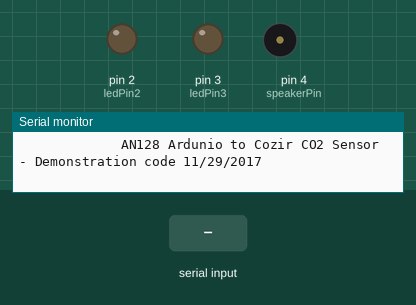
This sketch was run on a simulated Arduino Uno, built with avr-gcc and run on an emulated ATmega328P. Shown: output pins drawn as LEDs (lit = HIGH), buzzer (waves = sounding, pin HIGH), the last lines printed to the serial monitor. The inputs (shaded band) are chosen by the test bench.

Above: at 1.2 s.
1.3 s: "K 0\n" received over the second serial link
At 2.8 s:
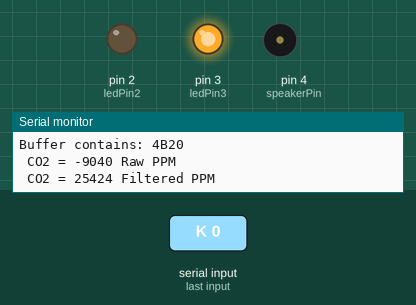
Timing chart, 0 to 4.3 s (numbered marks = the images above; inputs shaded):
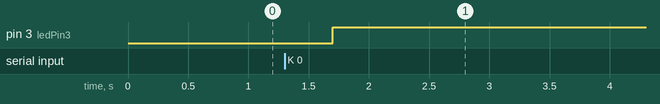

The sketch:

New_CO2_Alarm.ino
```cpp
/*
New_CO2_Alarm adapted from:

  AN128_ardunio_cozir CO2 Demonstration code 11/29/2017
  Written by: Marv Kausch 11/22/2016 at Co2meter.com
  Revised 11/29/17 by John Houck.

Alarm Adaptation:
By Joshua Azukas at Stony Brook University
  Runs on Ardunio UNO, MEGA or MEGA2560
  Written 12/17/18

  This code reads and converts CO2 readings from COZIR CO2 meter to an
  Arduino microcontroller in PPM. It thIf the CO2 level is above threshold,
  the green LED is turned off and the red LED is illuminated and the Piezo
  electric clicker begins to tick. This can be used as an alarm for
  experiments that are CO2 dependent. This code can be easily modified
  to alarm if CO2 levels fall bellow a certain value as well.

  pin connections:

  Arduino________COZIR Sensor
   GND ------------------ 1 (gnd)
   3.3v------------------- 3 (Vcc)
    13 -------------------- 5 (Rx)
    12 -------------------- 7 (Tx)
  Arduino________Device_Output
    2 --------------------- GLED
    3 --------------------- RLED
    4 --------------------- Piezo
*/
#include <SoftwareSerial.h>

SoftwareSerial mySerial(12, 13); // RX, TX pins on Ardunio
int co2l;
int ledPin2 = 2;
int ledPin3 = 3;
int speakerPin = 4;
int co2 =0;
double multiplier = 1;// 1 for 2% =20000 PPM, 10 for 20% = 200,000 PPM
uint8_t buffer[25];
uint8_t ind =0;
uint8_t index =0;

int fill_buffer();  // function prototypes here
int format_output();

void setup() {

  pinMode(ledPin3, OUTPUT);
  pinMode(speakerPin, OUTPUT);
  pinMode(ledPin2, OUTPUT);
  Serial.begin(9600);
  Serial.print("\n\n");
  Serial.println("             AN128 Ardunio to Cozir CO2 Sensor - Demonstration code 11/29/2017\n\n");
  mySerial.begin(9600); // Start serial communications with sensor
  //mySerial.println("K 0");  // Set Command mode
  mySerial.println("M 6"); // send Mode for Z and z outputs
  // "Z xxxxx z xxxxx" (CO2 filtered and unfiltered)

  mySerial.println("K 1");  // set streaming mode
  }

void loop() {

  fill_buffer();  // function call that reacds CO2 sensor and fills buffer

    Serial.print("Buffer contains: ");
  for(int j=0; j<ind; j++)Serial.print(buffer[j],HEX);
 index = 0;
 format_output();
  Serial.print(" Raw PPM        ");

 index = 8;  // In ASCII buffer, filtered value is offset from raw by 8 bytes
  format_output();
  Serial.println(" Filtered PPM\n\n");
  if (co2l > 300) { // command sets "greater than" or "less than"
                    // value sets threshold for sensor, use serial
                    // monitor to calibrate levels, or can
                    // estimate in PPM.
    digitalWrite(ledPin3, HIGH);
    digitalWrite(ledPin2, LOW);
    digitalWrite(speakerPin, HIGH);
    delayMicroseconds(100000);
    digitalWrite(speakerPin, LOW);
    }
  else {
    digitalWrite(ledPin2, HIGH);
    digitalWrite(ledPin3, LOW);
}
}
int fill_buffer(void){


// Fill buffer with sensor ascii data
ind = 0;
while(buffer[ind-1] != 0x0A){  // Read sensor and fill buffer up to 0XA = CR
  if(mySerial.available()){
    buffer[ind] = mySerial.read();
    ind++;
    }
  }
  // buffer() now filled with sensor ascii data
  // ind contains the number of characters loaded into buffer up to 0xA =  CR
  ind = ind -2; // decrement buffer to exactly match last numerical character
  }

 int format_output(void){ // read buffer, extract 6 ASCII chars, convert to PPM and print
   co2 = buffer[15-index]-0x30;
  co2 = co2+((buffer[14-index]-0x30)*10);
  co2 +=(buffer[13-index]-0x30)*100;
  co2 +=(buffer[12-index]-0x30)*1000;
  co2 +=(buffer[11-index]-0x30)*10000;
  Serial.print("\n CO2 = ");
  Serial.print(co2*multiplier,0);
  co2l = (co2*multiplier);
  //Serial.print(" PPM,");
     // Serial.print("\n");
delay(200);    // Frequency of reading output
 }
```

Measured:
- after the input at 1.3 s, pin 3 (ledPin3): LOW → HIGH after 0.40 s
